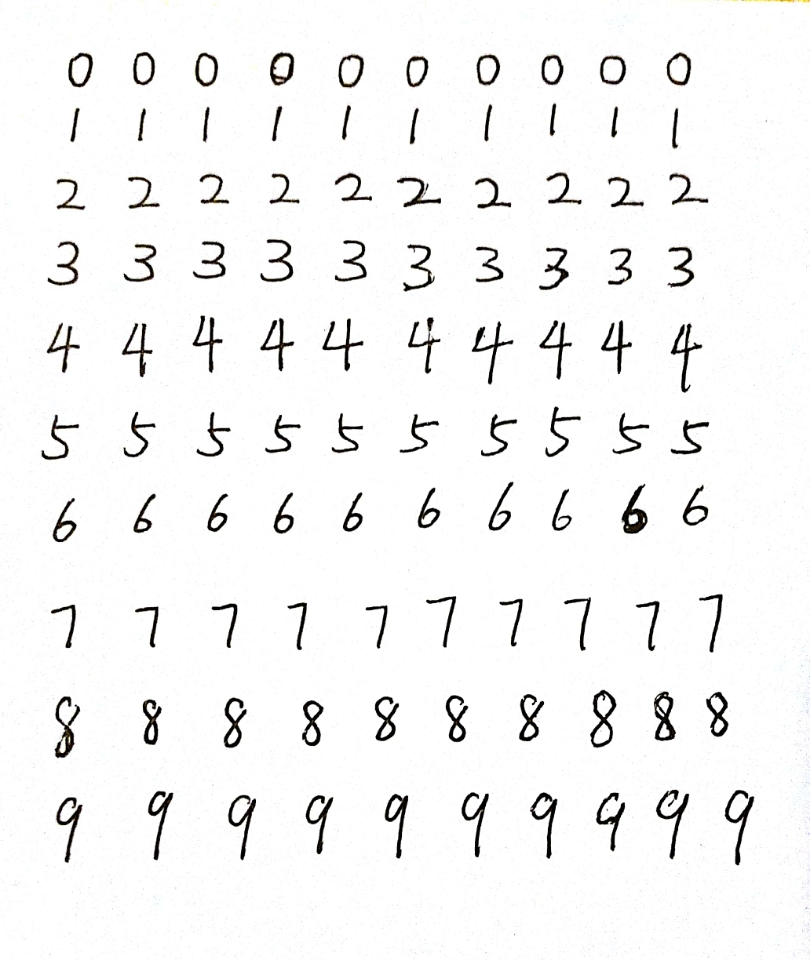
%> input picture livetest/livetest.jpg, 810 x 960 px
$ octave livetest.m   (GNU Octave 9; MATLAB toolbox functions it lacks are replaced by stand-ins)
%> lines starting %> are read from the running program, lines starting %| are printed output that depends on the picture; in (x1, y1, x2, y2) boxes, pixels count from 0 and x2, y2 are one past the last pixel; in counts of white or black regions, pixels touching at a corner belong together; the program's own positions count from 1
### livetest/img_to_pr.m
function liveset =  img_to_pr(a)

dataset = zeros(100, 256);

img_0 = imcrop(a, [10, 10, 810, 90]);
dataset(1:10,:) = img_to_data(img_0);
%figure
%imshow(img_0)

img_1 = imcrop(a, [10, 90, 810, 70]);
dataset(11:20,:) = img_to_data(img_1);
%figure
%imshow(img_1)

img_2 = imcrop(a, [10, 160, 810, 70]);
dataset(21:30,:) = img_to_data(img_2);
%figure
%imshow(img_2)

img_3 = imcrop(a, [10, 230, 810, 70]);
dataset(31:40,:) = img_to_data(img_3);
%figure
%imshow(img_3)

img_4 = imcrop(a, [10, 300, 810, 85]);
dataset(41:50,:) = img_to_data(img_4);
%figure
%imshow(img_4)

img_5 = imcrop(a, [10, 395, 810, 85]);
dataset(51:60,:) = img_to_data(img_5);
%figure
%imshow(img_5)

img_6 = imcrop(a, [10, 480, 810, 85]);
dataset(61:70,:) = img_to_data(img_6);
%figure
%imshow(img_6)

img_7 = imcrop(a, [10, 570, 810, 85]);
dataset(71:80,:) = img_to_data(img_7);
%figure
%imshow(img_7)

img_8 = imcrop(a, [10, 676, 810, 85]);
dataset(81:90,:) = img_to_data(img_8);
%figure
%imshow(img_8)

img_9 = imcrop(a, [10, 780, 810, 85]);
dataset(91:100,:) = img_to_data(img_9);
%figure
%imshow(img_9)

labs = genlab([10 10 10 10 10 10 10 10 10 10],['digit_0'; 'digit_1'; 'digit_2'; 'digit_3'; 'digit_4'; 'digit_5'; 'digit_6'; 'digit_7'; 'digit_8'; 'digit_9']);
liveset = prdataset(dataset, labs)

end

### livetest/img_to_data.m
function dataset = img_to_data(a)
img=rgb2gray(a);
new_i_s = ~segmentation(img);     % image segmentation
figure
imshow(new_i_s)
[l,m]=bwlabel(new_i_s,8);
status1=regionprops(l,'BoundingBox');

[mnew_i_s,nnew_i_s] = size(new_i_s);
target_img1=zeros(mnew_i_s,nnew_i_s,m);
vir_r=0;        % target number
target=zeros();
for i=1:m
    x_y_l_w_0=status1(i).BoundingBox;
    if((x_y_l_w_0(3)<=22)&&(x_y_l_w_0(4)<=22))      % if the target size is not satisfied
        new_i_s(find(l==i))=0;
    else
        rectangle('position',status1(i).BoundingBox,'edgecolor','r');       % mark target zone
        vir_r=vir_r+1;
        bw=zeros(mnew_i_s,nnew_i_s);
        bw(find(l==i))=255;     % show taget zone
        target_img1(1:size(bw,1),1:size(bw,2),vir_r)=bw;
        target(vir_r)=i;
    end
end

dataset=zeros(vir_r, 256);
for i=1:vir_r
    bw=target_img1(:,:,i);
    [l2,m2]=bwlabel(bw,8);
    status=regionprops(l2,'BoundingBox');
    x_y_l_w=status.BoundingBox;
    bw1=imcrop(bw,[x_y_l_w(1)-10 x_y_l_w(2)-10 x_y_l_w(3)+20 x_y_l_w(4)+20]);
    bw1 = preproc(bw1);
    if(rem(i, 10) == 0)
        figure
        imshow(bw1)
    end
    for m = 1: 16
        for n = 1: 16
            dataset(i, (m - 1) * 16 + n) = img(m, n);
        end
    end
end
end

### livetest/segmentation.m
function segnew_i=segmentation(seg_i)

% 设置初始阈值，去最大值和最小值的中间值
zmax=max(max(seg_i));
zmin=min(min(seg_i));
tk=(zmax+zmin)/2;

% 根据阈值将图像进行分割为前景和背景，分别求出两者的平均灰度
b=1;
[m n]=size(seg_i);
while (b)
        ifg=0;
        ibg=0;
        fnum=0;
        bnum=0;
        for i=1:m
            for j=1:n
                tmp=seg_i(i,j);
                if(tmp>=tk)
                    ifg=ifg+1;
                    fnum=fnum+double(tmp);      % 前景像素的个数以及像素值的总和
                else
                    ibg=ibg+1;
                    bnum=bnum+double(tmp);      % 背景像素的个数以及像素值的总和
                end
            end
        end
        % 计算前景和背景的平均值
        zo=fnum/ifg;
        zb=bnum/ibg;
        if(tk==(uint8((zo+zb)/2)))      % 当阈值不变换时，退出迭代
            b=0;
        else
            tk=uint8((zo+zb)/2);        % 否则的话改变阈值
        end
end
segnew_i=im2bw(seg_i,double(tk)/255);   % 二值化图像

### livetest/preproc.m
function [img_prop] = preproc(img)

% resize
img_prop = im_box(img,0,1);
img_prop = im_resize(img_prop, [16, 16]);

end

### livetest/livetest.m
clear all;
close all;
clc;
a=imread('livetest.jpg');
%> a is the input picture: size 960x810x3 uint8; mean R, G, B 244.7, 244.6, 244.4
dataset = img_to_pr(a);
%> in img_to_pr, `img_0 = imcrop(a, [10, 10, 810, 90]);`:
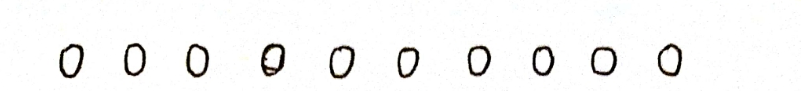
%> img_0: size 91x801x3 uint8; mean R, G, B 245.5, 245.3, 244.9
%> in segmentation, `zmax=max(max(seg_i));`: zmax = 255
%> in segmentation, `zmin=min(min(seg_i));`: zmin = 0
%> in segmentation, `tk=(zmax+zmin)/2;`: tk = 128
%> the loop in segmentation, `while (b)` made 3 passes
%> (zo, zb, tk) on passes 1 to 2: (253.2, 35.15, 144), (253.4, 39.85, 147)
%> (zo, zb) on pass 3: (253.5, 41.13)
%> after the loop in segmentation, `while (b)`: b = 0
%> in segmentation, `segnew_i=im2bw(seg_i,double(tk)/255);`:
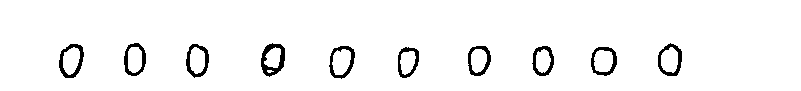
%> segnew_i: size 91x801 logical; 96.2% white; 10 black regions, largest, box (x1, y1, x2, y2) and area: (261, 43, 285, 77) 366, (59, 44, 84, 78) 307, (186, 44, 209, 78) 282
%> in img_to_data, `new_i_s = ~segmentation(img);`: new_i_s: size 91x801 logical; 3.8% white; 10 white regions
%> in img_to_data, `[l,m]=bwlabel(new_i_s,8);`:
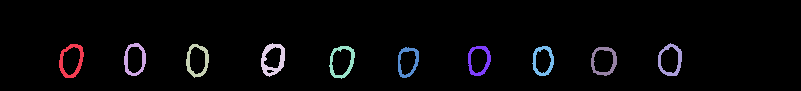
%> l: size 91x801 double; 11 distinct labels, from 0 to 10; one colour per label, 0 black
%> in img_to_data, `[l,m]=bwlabel(new_i_s,8);`: m = 10
%> in img_to_data, `status1=regionprops(l,'BoundingBox');`: status1 = 10 regions; largest, box (x1, y1, x2, y2): (329, 46, 355, 79), (59, 44, 84, 78), (261, 43, 285, 77), (658, 43, 682, 76), (186, 44, 209, 78)
%> the loop in img_to_data, `for i=1:m` made 10 passes
%> x_y_l_w_0 on passes 1 to 10: [59.5 44.5 25 34], [124.5 43.5 22 33], [186.5 44.5 23 34], [261.5 43.5 24 34], [329.5 46.5 26 33], [398.5 47.5 21 31], [468.5 46.5 23 30], [532.5 46.5 22 30], [591.5 47.5 26 29], [658.5 43.5 24 33]
%> after the loop in img_to_data, `for i=1:m`:
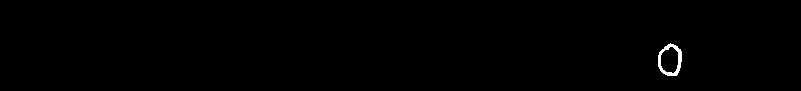
%> bw: size 91x801 double; 0.38% white; 1 white region, box (x1, y1, x2, y2) and area: (658, 43, 682, 76) 277
%> after the loop in img_to_data, `for i=1:m`: target = [1 2 3 4 5 6 7 8 9 10]
%> after the loop in img_to_data, `for i=1:m`:
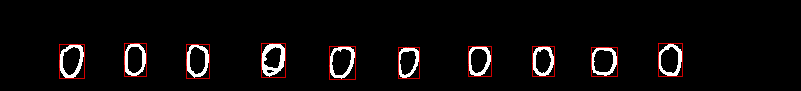
%> figure redrawn from the program's plot data
%> the loop in img_to_data, `for i=1:vir_r` made 1 pass
%> (m2, x_y_l_w) on pass 1: (1, [59.5 44.5 25 34])
%> pass 1, in img_to_data, `bw=target_img1(:,:,i);`:
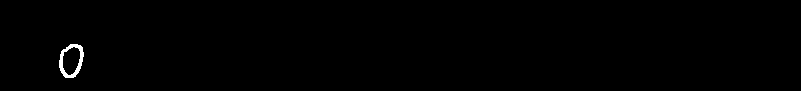
%> bw: size 91x801 double; 0.42% white; 1 white region, box (x1, y1, x2, y2) and area: (59, 44, 84, 78) 307
%> pass 1, in img_to_data, `bw1=imcrop(bw,[x_y_l_w(1)-10 x_y_l_w(2)-10 x_y_l_w(3)+20 x_y_l_w(4)+20..`:
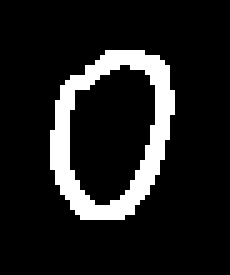
%> bw1: size 55x46 double (shown 5 times larger); 12.1% white; 1 white region, box (x1, y1, x2, y2) and area: (10, 10, 35, 44) 307
%> the run ends on the next line
